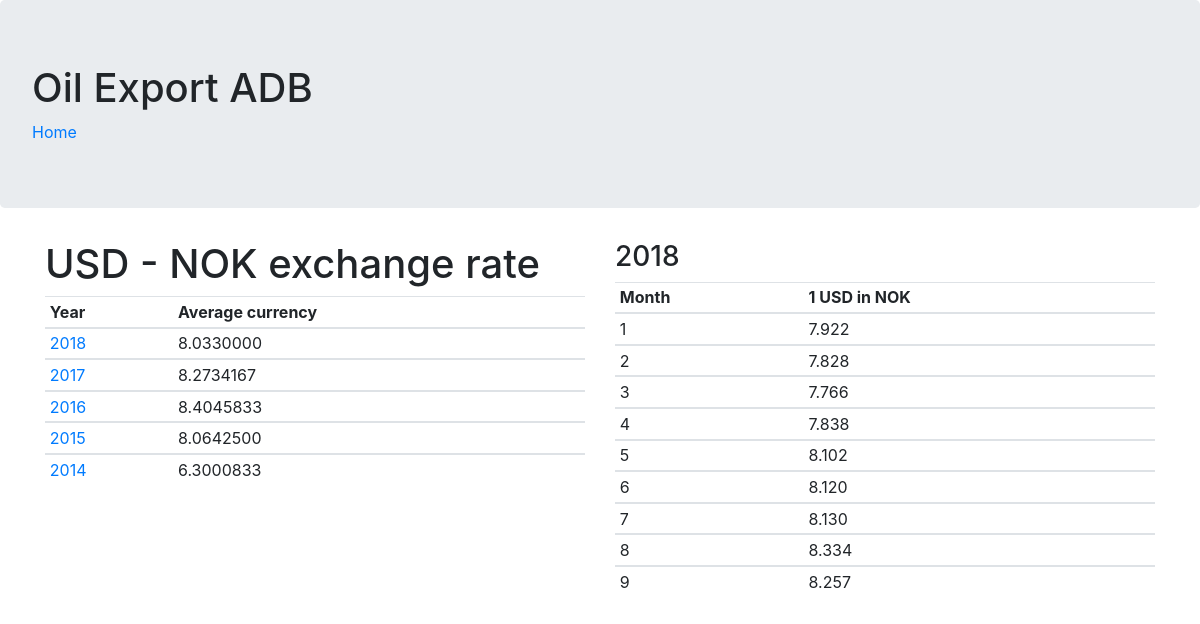
The app's page /web_mysql/stat4.php?year=2018 with its own data.
### tables this page shows
create table currency_dim (
  month int not null check (month > 0 and month < 13),
  year int not null check (year > 1970 and year < 2100),
  usdprice numeric(8,3) not null check (usdprice > 1 and usdprice < 20),
  primary key(year, month)
);

### web_mysql/stat4.php (the view, shortened to what this page needs)
<html>
	<head>
		<link href="https://stackpath.bootstrapcdn.com/bootstrap/4.1.3/css/bootstrap.min.css" rel="stylesheet">
	</head>
	<body>
	    <div class='jumbotron'>
			<h1>Oil Export ADB</h1>
			<a href="stat1.php">Home</a>
		</div>
		<?php
		    function openConnection()
		    {
				$config = parse_ini_file('./config.ini');
				$servername = $config['servername'];
				$username = $config['username'];
				$password = $config['password'];
				$dbname = $config['dbname'];
				$conn = new mysqli($servername, $username, $password, $dbname);
				return $conn;
		    }
			function getYearUrlparam()
			{
				 $yyyy = $_GET['year'];
				 return $yyyy;
			}
			function createYearlySql()
			{
				return "select year, AVG(usdprice) as avgusd from currency_dim group by year order by year desc";
			}
			function createSql($year)
			{
				return "select c.month, c.year, c.usdprice " .
				"from currency_dim c " .
				"where c.year={$year} " .
				"order by c.month";
			}
			function displayData($avgusdQry, $getQry, $year)
			{
				echo "<div class='container'>";
				echo "<div class='row'>";
				echo "<div class='col-md-6'>";
				echo "<h1>USD - NOK exchange rate</h1>";
				echo "<table class='table table-sm table-hover'>";
				echo "<thead><tr><th>Year</th><th>Average currency</th></tr></thead>";
				while($row = $avgusdQry->fetch_assoc())
				{
					echo "<tbody><tr>";
					echo "<td><a href='stat4.php?year={$row["year"]}'>" . $row["year"] . "</a></td>";
					echo "<td>" . $row["avgusd"] . "</td>";
					echo "</tr></tbody>";
				}
				echo "</table>";
				echo "<div id='chartContainer1' style='height: 370px; width: 100%;'></div>";
				echo "</div>";
				echo "<div class='col-md-6'>";
				echo "<h3>{$year}</h3>";
				echo "<table class='table table-sm table-hover'>";
				echo "<thead><tr><th>Month</th><th>1 USD in NOK</th></tr></thead>";
				while($row = $getQry->fetch_assoc())
				{
					echo "<tbody><tr>";
					echo "<td>" . $row["month"] . "</td>";
					echo "<td>" . $row["usdprice"] . "</td>";
					echo "</tr></tbody>";
				}
				 echo "</table>";
				 echo "</div>";
				 echo "</div>";
				 echo "</div>";
			}
			$conn = openConnection();
			$year = getYearUrlparam();
			$avgusdQry = $conn->query(createYearlySql());
			$sql = createSql($year);
			$getQry = $conn->query($sql);
			displayData($avgusdQry, $getQry, $year);
		?>
	</body>
</html>

### records on screen
currency_dim: month "1", usdprice "7.922"
currency_dim: month "2", usdprice "7.828"
currency_dim: month "3", usdprice "7.766"
currency_dim: month "4", usdprice "7.838"
currency_dim: month "5", usdprice "8.102"
currency_dim: month "6", usdprice "8.120"
currency_dim: month "7", usdprice "8.130"
currency_dim: month "8", usdprice "8.334"
currency_dim: month "9", usdprice "8.257"

### other values on screen
$row["year"] "2018"
$row["avgusd"] "8.0330000"
$row["year"] "2017"
$row["avgusd"] "8.2734167"
$row["year"] "2016"
$row["avgusd"] "8.4045833"
$row["year"] "2015"
$row["avgusd"] "8.0642500"
$row["year"] "2014"
$row["avgusd"] "6.3000833"
$year "2018"
